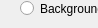
              <widget class="QWidget" name="PBKGRNB">
               <property name="geometry">
                <rect>
                 <x>0</x>
                 <y>0</y>
                 <width>98</width>
                 <height>28</height>
                </rect>
               </property>
               <attribute name="label">
                <string>Background Subtractor RNB</string>
               </attribute>
               <widget class="QRadioButton" name="RBTRNB">
                <property name="geometry">
                 <rect>
                  <x>20</x>
                  <y>0</y>
                  <width>171</width>
                  <height>17</height>
                 </rect>
                </property>
                <property name="text">
                 <string>Background Subtractor RNB</string>
                </property>
               </widget>
               <widget class="QLabel" name="label_39">
                <property name="geometry">
                 <rect>
                  <x>50</x>
                  <y>30</y>
                  <width>47</width>
                  <height>13</height>
                 </rect>
                </property>
                <property name="text">
                 <string>Alpha: </string>
                </property>
               </widget>
               <widget class="QDoubleSpinBox" name="DSBAlpha">
                <property name="geometry">
                 <rect>
                  <x>100</x>
                  <y>20</y>
                  <width>75</width>
                  <height>25</height>
                 </rect>
                </property>
                <property name="maximum">
                 <double>1000.000000000000000</double>
                </property>
                <property name="value">
                 <double>0.900000000000000</double>
                </property>
               </widget>
               <widget class="QLabel" name="label_40">
                <property name="geometry">
                 <rect>
                  <x>16</x>
                  <y>60</y>
                  <width>71</width>
                  <height>20</height>
                 </rect>
                </property>
                <property name="text">
                 <string>Threshold Thu:</string>
                </property>
               </widget>
               <widget class="QSpinBox" name="SBThu">
                <property name="geometry">
                 <rect>
                  <x>100</x>
                  <y>60</y>
                  <width>75</width>
                  <height>25</height>
                 </rect>
                </property>
                <property name="maximum">
                 <number>300</number>
                </property>
                <property name="value">
                 <number>30</number>
                </property>
               </widget>
               <widget class="QSpinBox" name="SBThs">
                <property name="geometry">
                 <rect>
                  <x>100</x>
                  <y>100</y>
                  <width>75</width>
                  <height>25</height>
                 </rect>
                </property>
                <property name="maximum">
                 <number>1000</number>
                </property>
                <property name="value">
                 <number>30</number>
                </property>
               </widget>
               <widget class="QLabel" name="label_41">
                <property name="geometry">
                 <rect>
                  <x>20</x>
                  <y>100</y>
                  <width>71</width>
                  <height>20</height>
                 </rect>
                </property>
                <property name="text">
                 <string>Threshold Ths:</string>
                </property>
               </widget>
              </widget>
